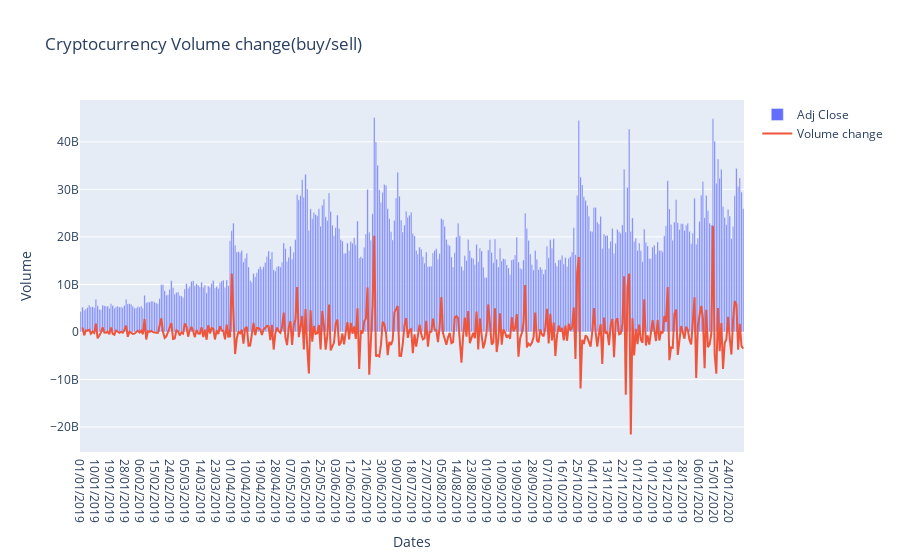

Write notebook code for a chart like this one.
### Code cell
Figure2_2 = go.Figure()


Figure2_2.add_trace(go.Bar(x=stock_prediction['Date'], y=stock_prediction['Volume'],name='Adj Close'))
Figure2_2.add_trace(go.Scatter(x=stock_prediction['Date'], y=stock_prediction['Vol_change'],mode='lines',name='Volume change'))

Figure2_2.update_layout(
    title="Cryptocurrency Volume change(buy/sell)",
    xaxis_title="Dates",
    yaxis_title="Volume")
                         
Figure2_2.show()

### Figure 1 — Plotly figure (JSON) as saved in the notebook; plotly's stock layout.template omitted (floating-point values rounded to 4 significant figures; data arrays with more than 128 entries replaced by an {"elided": "..."} marker saying what was removed)
{"data": [{"name": "Adj Close", "type": "bar", "x": {"elided": "397 str values"}, "y": {"elided": "397 int values"}}, {"mode": "lines", "name": "Volume change", "type": "scatter", "x": {"elided": "397 str values"}, "y": {"elided": "397 int values"}}], "layout": {"title": {"text": "Cryptocurrency Volume change(buy/sell)"}, "xaxis": {"title": {"text": "Dates"}}, "yaxis": {"title": {"text": "Volume"}}}}
